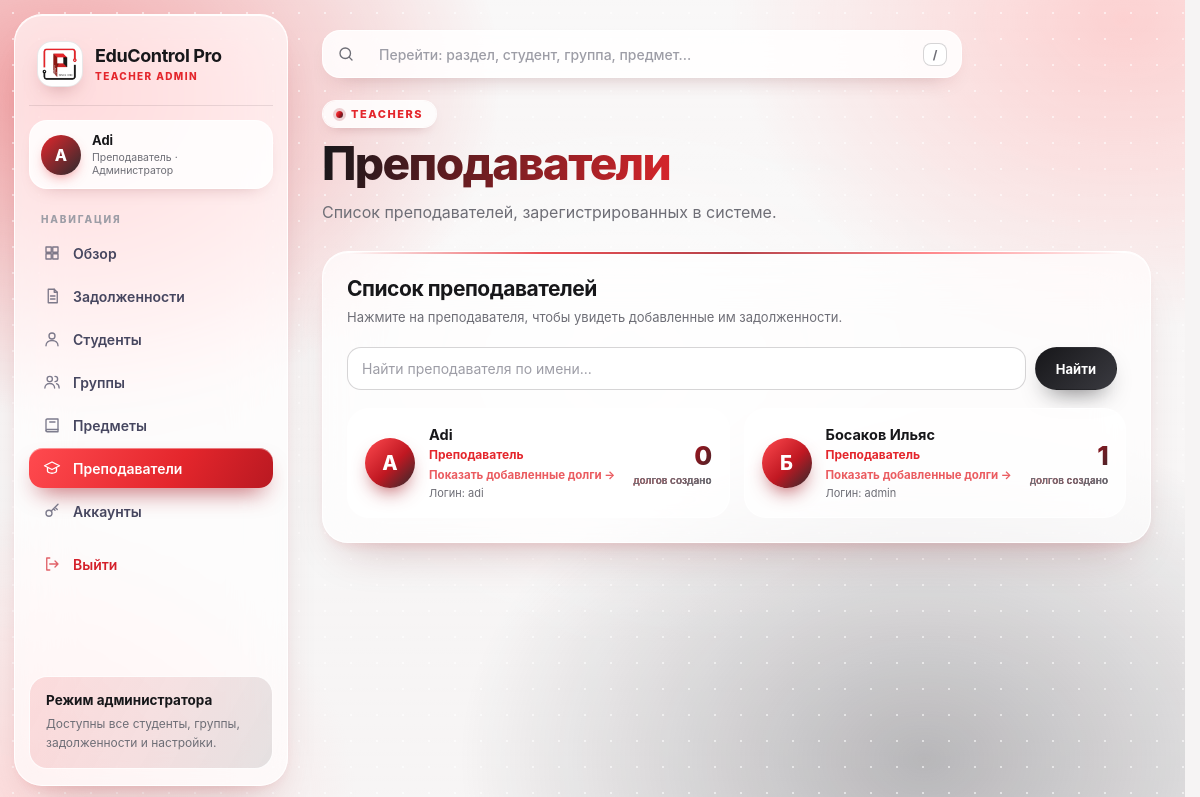
Screenshot of /teachers (signed in) with the database file from the repository.
### tables this page shows
CREATE TABLE users (
            id INTEGER PRIMARY KEY AUTOINCREMENT,
            username TEXT NOT NULL UNIQUE COLLATE NOCASE,
            password_hash TEXT NOT NULL,
            role TEXT NOT NULL CHECK(role IN ('teacher', 'student')),
            display_name TEXT NOT NULL,
            student_id INTEGER UNIQUE,
            created_at DATE NOT NULL,
            FOREIGN KEY (student_id)
                REFERENCES students(id)
                ON DELETE SET NULL
        );

### app.py (the view, shortened to what this page needs)
@app.route("/teachers")
@login_required
def teachers_page():
    conn = get_db()
    search = request.args.get(
        "search",
        ""
    ).strip()
    teachers = conn.execute("""
        SELECT
            users.id,
            users.display_name,
            users.username,
            users.created_at,
            COUNT(debts.id) AS debt_count
        FROM users
        LEFT JOIN debts
            ON debts.teacher_user_id = users.id
        WHERE users.role = 'teacher'
        GROUP BY
            users.id,
            users.display_name,
            users.username,
            users.created_at
        ORDER BY users.display_name
    """).fetchall()
    conn.close()
    return render_template(
        "teachers.html",
        active_page="teachers",
        teachers=teachers,
        search=search
    )

### app.py (called while the page is built, shortened)
def get_db():
    conn = sqlite3.connect(DB_NAME)
    conn.row_factory = sqlite3.Row
    conn.execute("PRAGMA foreign_keys = ON")
    return conn

def current_user():
    user_id = session.get("user_id")
    if not user_id:
        return None
    conn = get_db()
    user = conn.execute("""
        SELECT
            users.*,
            students.full_name AS student_full_name,
            groups.group_name AS student_group_name
        FROM users
        LEFT JOIN students
            ON users.student_id = students.id
        LEFT JOIN groups
            ON students.group_id = groups.id
        WHERE users.id = ?
    """, (user_id,)).fetchone()
    conn.close()
    return user

@app.context_processor
def inject_user():
    return {
        "current_user": current_user()
    }

def login_required(view):
    @wraps(view)
    def wrapped(*args, **kwargs):
        return view(*args, **kwargs)
    return wrapped

### templates/teachers.html (shortened to what this page needs)
{% extends "base.html" %}
{% block content %}
<section class="hero">
    <div>
        <div class="eyebrow">
            Teachers
        </div>
        <h2>
        </h2>
        <p>
            Список преподавателей, зарегистрированных в системе.
        </p>
    </div>
</section>
<section class="panel">
    <div class="panel-head">
        <h3>
            Список преподавателей
        </h3>
        <p>
            Нажмите на преподавателя, чтобы увидеть добавленные им задолженности.
        </p>
    </div>
    <div class="panel-body">
        <form
            method="GET"
            class="teacher-search"
        >
            <input
                name="search"
                value="{{ search }}"
                placeholder="Найти преподавателя по имени..."
            >
            <button class="btn btn-dark">
                Найти
            </button>
        </form>
        <div class="teacher-grid">
            {% for teacher in teachers %}
                <a class="teacher-card teacher-link" href="{{ url_for('teacher_debts', teacher_id=teacher.id) }}">
                    <div class="teacher-avatar">
                        {{ teacher.display_name[:1]|upper }}
                    </div>
                    <div class="teacher-info">
                        <strong>
                            {{ teacher.display_name }}
                        </strong>
                        <span>
                            Преподаватель
                        </span>
                        <em class="teacher-open">
                            {% if current_user.role == 'student' %}
                                Мои долги от преподавателя →
                            {% else %}
                                Показать добавленные долги →
                            {% endif %}
                        </em>
                        {% if current_user.role == 'teacher' %}
                            <small>
                                Логин:
                                {{ teacher.username }}
                            </small>
                        {% endif %}
                    </div>
                    {% if current_user.role == 'teacher' %}
                        <div class="teacher-stat">
                            <small>
                                долгов создано
                            </small>
                        </div>
                    {% endif %}
                </a>
            {% else %}
                <div class="empty">
                    Преподаватели не найдены
                </div>
            {% endfor %}
        </div>
    </div>
</section>
{% endblock %}

### templates/base.html (shortened to what this page needs)
<!DOCTYPE html>
<html lang="ru">
<head>
    <link
        rel="stylesheet"
        href="{{ url_for('static', filename='style.css') }}"
    >
</head>
<body>
{% if current_user %}
<div class="shell">
    <aside class="sidebar" id="sidebar">
        <div class="brand">
            <div class="logo">{% include "_logo.html" %}</div>
            <div>
                <h1>EduControl Pro</h1>
                <small>
                    {% if current_user.role == 'teacher' %}
                        Teacher Admin
                    {% else %}
                        Student Cabinet
                    {% endif %}
                </small>
            </div>
        </div>
        <div class="user-card">
            <div class="user-avatar">
                {{ current_user.display_name[:1]|upper }}
            </div>
            <div class="user-card-text">
                <strong>{{ current_user.display_name }}</strong>
                <span>
                    {% if current_user.role == 'teacher' %}
                        Преподаватель · Администратор
                    {% else %}
                        Студент
                    {% endif %}
                </span>
            </div>
        </div>
        <div class="nav-label">
            Навигация
        </div>
        <nav class="nav">
        {% if current_user.role == 'teacher' %}
            <a
                class="{% if active_page == 'dashboard' %}active{% endif %}"
                href="{{ url_for('dashboard') }}"
            >
                <svg class="ico" viewBox="0 0 24 24"><path d="M4 4h7v7H4zM13 4h7v7h-7zM4 13h7v7H4zM13 13h7v7h-7z"/></svg>
                Обзор
            </a>
            <a
                class="{% if active_page == 'debts' %}active{% endif %}"
                href="{{ url_for('debts_page') }}"
            >
                <svg class="ico" viewBox="0 0 24 24"><path d="M7 3h8l4 4v14H7z"/><path d="M15 3v4h4M10 12h6M10 16h6"/></svg>
                Задолженности
            </a>
            <a
                class="{% if active_page == 'students' %}active{% endif %}"
                href="{{ url_for('students_page') }}"
            >
                <svg class="ico" viewBox="0 0 24 24"><circle cx="12" cy="8" r="4"/><path d="M4 21c0-4.4 3.6-7 8-7s8 2.6 8 7"/></svg>
                Студенты
            </a>
            <a
                class="{% if active_page == 'groups' %}active{% endif %}"
                href="{{ url_for('groups_page') }}"
            >
                <svg class="ico" viewBox="0 0 24 24"><circle cx="9" cy="8" r="3.5"/><path d="M2.5 20c0-3.6 2.9-6 6.5-6s6.5 2.4 6.5 6"/><path d="M16 4.5a3.5 3.5 0 010 7M18 14.3c2 .8 3.5 2.6 3.5 5.7"/></svg>
                Группы
            </a>
            <a
                class="{% if active_page == 'subjects' %}active{% endif %}"
                href="{{ url_for('subjects_page') }}"
            >
                <svg class="ico" viewBox="0 0 24 24"><path d="M4 5.5C4 4.7 4.7 4 5.5 4H20v14H5.5A1.5 1.5 0 004 19.5z"/><path d="M4 19.5A1.5 1.5 0 005.5 21H20v-3M9 8h7"/></svg>
                Предметы
            </a>
            <a
                class="{% if active_page == 'teachers' %}active{% endif %}"
                href="{{ url_for('teachers_page') }}"
            >
                <svg class="ico" viewBox="0 0 24 24"><path d="M2 9l10-5 10 5-10 5z"/><path d="M6 11.5V16c0 1.4 2.7 3 6 3s6-1.6 6-3v-4.5"/></svg>
                Преподаватели
            </a>
            <a
                class="{% if active_page == 'accounts' %}active{% endif %}"
                href="{{ url_for('accounts_page') }}"
            >
                <svg class="ico" viewBox="0 0 24 24"><circle cx="8" cy="15" r="4"/><path d="M11 12l9-9M16 7l3 3M14 9l2 2"/></svg>
                Аккаунты
            </a>
        {% endif %}
            <a
                class="logout"
                href="{{ url_for('logout') }}"
            >
                <svg class="ico" viewBox="0 0 24 24"><path d="M9 4H5v16h4M16 8l4 4-4 4M20 12H9"/></svg>
                Выйти
            </a>
        </nav>
        <div class="side-card">
            {% if current_user.role == 'teacher' %}
                <strong>Режим администратора</strong>
                <span>
                    Доступны все студенты, группы,
                    задолженности и настройки.
                </span>
            {% else %}
                <strong>Личный кабинет</strong>
                <span>
                    Вам доступны только ваши
                    собственные учебные данные.
                </span>
            {% endif %}
        </div>
    </aside>
    <main class="main">
        {% include "_navsearch.html" %}
        {% block content %}{% endblock %}
    </main>
</div>
{% else %}
    {% block auth_content %}{% endblock %}
{% endif %}
</body>
</html>

### templates/_navsearch.html (shortened to what this page needs)
<div class="navsearch" id="navsearch" role="search">
    <svg class="ico navsearch-ico" viewBox="0 0 24 24"><circle cx="11" cy="11" r="7"/><path d="M20 20l-3.5-3.5"/></svg>
    <input
        id="navsearch-input"
        class="navsearch-input"
        type="text"
        autocomplete="off"
        spellcheck="false"
        placeholder="{% if current_user.role == 'teacher' %}Перейти: раздел, студент, группа, предмет…{% else %}Перейти: раздел сайта…{% endif %}"
        aria-label="Поиск по сайту"
        aria-controls="navsearch-list"
        aria-expanded="false"
    >
    <kbd class="navsearch-kbd" id="navsearch-kbd">/</kbd>
</div>

### rows the page displays
users: display_name "A", display_name "Adi", shows "Показать добавленные долги →", username "adi"
users: display_name "Б", display_name "Босаков Ильяс", username "admin"
